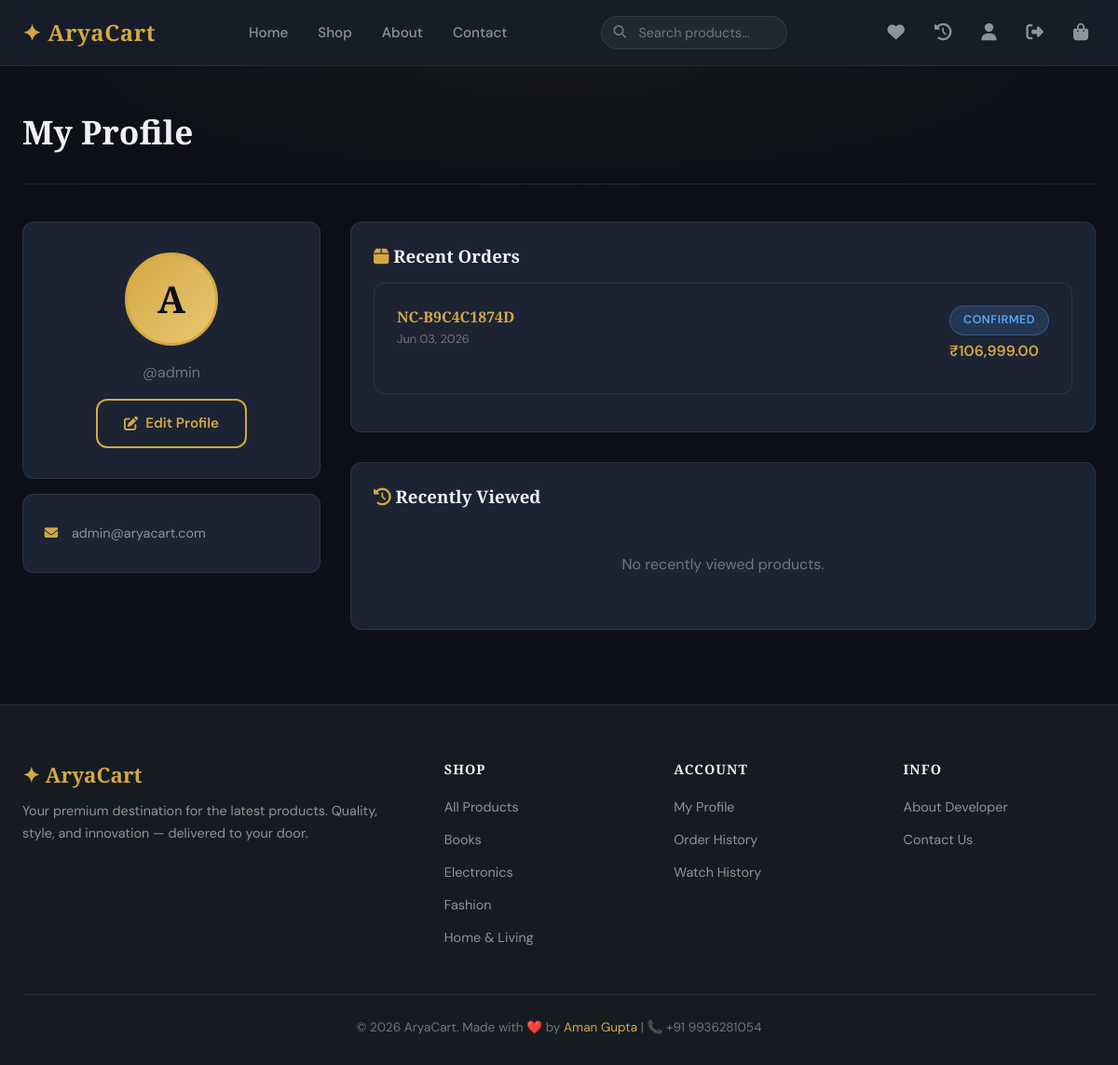
/accounts/profile/ (signed in), run on the app's committed database.
### orders/models.py (models this page shows, shortened)
class Order(models.Model):
    STATUS_CHOICES = [
        ('pending', 'Pending'),
        ('confirmed', 'Confirmed'),
        ('shipped', 'Shipped'),
        ('delivered', 'Delivered'),
        ('cancelled', 'Cancelled'),
    ]
    user = models.ForeignKey(User, on_delete=models.CASCADE, related_name='orders')
    order_number = models.CharField(max_length=50, unique=True, editable=False)
    full_name = models.CharField(max_length=200)
    email = models.EmailField()
    phone = models.CharField(max_length=20)
    address = models.TextField()
    city = models.CharField(max_length=100)
    state = models.CharField(max_length=100)
    zipcode = models.CharField(max_length=20)
    total_amount = models.DecimalField(max_digits=10, decimal_places=2)
    discount_amount = models.DecimalField(max_digits=10, decimal_places=2, default=0.00)
    coupon_code = models.CharField(max_length=50, blank=True)
    status = models.CharField(max_length=20, choices=STATUS_CHOICES, default='pending')
    payment_method = models.CharField(max_length=50, default='cod')
    is_paid = models.BooleanField(default=False)
    created_at = models.DateTimeField(auto_now_add=True)
    updated_at = models.DateTimeField(auto_now=True)
    class Meta:
        ordering = ['-created_at']

### store/models.py (models this page shows, shortened)
class Category(models.Model):
    name = models.CharField(max_length=200)
    slug = models.SlugField(max_length=200, unique=True)
    image = models.ImageField(upload_to='categories/', blank=True, null=True)
    description = models.TextField(blank=True)
    class Meta:
        verbose_name_plural = 'Categories'
        ordering = ['name']

### accounts/views.py (the view)
# urls.py: path('profile/', views.profile_view, name='profile'),
@login_required
def profile_view(request):
    orders = Order.objects.filter(user=request.user).order_by('-created_at')
    history = WatchHistory.objects.filter(user=request.user).select_related(
        'product'
    )
    context = {
        'orders': orders,
        'history': history,
    }
    return render(request, 'accounts/profile.html', context)

### cart/context_processors.py (called while the page is built)
def cart_count(request):
    count = 0
    try:
        if request.user.is_authenticated:
            cart = Cart.objects.filter(user=request.user).first()
        else:
            session_key = request.session.session_key
            if session_key:
                cart = Cart.objects.filter(session_key=session_key, user=None).first()
            else:
                cart = None
        if cart:
            count = cart.total_items
    except Exception:
        pass
    return {'cart_count': count}

### cart/models.py (called while the page is built)
    @property
    def total_items(self):
        return sum(item.quantity for item in self.items.all())

### store/context_processors.py (called while the page is built)
def categories_processor(request):
    return {'all_categories': Category.objects.all()}

### templates/accounts/profile.html (shortened to what this page needs)
{% extends 'base.html' %}
{% load humanize %}
{% block content %}
<div class="container">
    <div class="page-header"><h1>My Profile</h1></div>
    <div class="profile-layout">
        <div class="profile-sidebar">
            <div class="profile-avatar-card">
                <div class="profile-avatar">{{ user.first_name.0|default:user.username.0|upper }}</div>
                <p style="color:var(--text-muted);">@{{ user.username }}</p>
                <a href="{% url 'accounts:profile_edit' %}" class="btn-outline btn-sm" style="margin-top:1rem;"><i class="fas fa-edit"></i> Edit Profile</a>
            </div>
            <div class="profile-info-card">
                <div class="info-row"><i class="fas fa-envelope"></i><span>{{ user.email|default:"Not set" }}</span></div>
            </div>
        </div>
        <div class="profile-main">
            <div class="profile-section">
                <h3 style="margin-bottom:1rem;"><i class="fas fa-box" style="color:var(--gold);"></i> Recent Orders</h3>
                {% for order in orders|slice:":5" %}
                <a href="{% url 'orders:order_detail' order.order_number %}" class="order-card" style="text-decoration:none;color:inherit;">
                    <div class="order-header">
                        <div><span class="order-num">{{ order.order_number }}</span><div style="font-size:0.8rem;color:var(--text-muted);">{{ order.created_at|date:"M d, Y" }}</div></div>
                        <div><span class="status-badge status-{{ order.status }}">{{ order.get_status_display }}</span><div style="color:var(--gold);font-weight:600;margin-top:4px;">₹{{ order.total_amount|intcomma }}</div></div>
                    </div>
                </a>
                {% empty %}
                <p style="color:var(--text-muted);text-align:center;padding:2rem;">No orders yet.</p>
                {% endfor %}
            </div>
            <div class="profile-section" style="margin-top:2rem;">
                <h3 style="margin-bottom:1rem;"><i class="fas fa-clock-rotate-left" style="color:var(--gold);"></i> Recently Viewed</h3>
                {% if history %}
                <div class="profile-history-grid">
                    {% for item in history|slice:":6" %}
                    <a href="{{ item.product.get_absolute_url }}" class="history-item">
                        <div class="history-img">{% if item.product.image %}<img src="{{ item.product.image.url }}" alt="{{ item.product.name }}">{% else %}<div class="image-placeholder" style="height:100%;"><span class="initials" style="font-size:1rem;">{{ item.product.name.0 }}{{ item.product.name.1 }}</span></div>{% endif %}</div>
                        <div class="history-info"><span class="history-name">{{ item.product.name }}</span><span class="history-price">₹{{ item.product.price|intcomma }}</span></div>
                    </a>
                    {% endfor %}
                </div>
                {% if history.count > 6 %}<a href="{% url 'store:watch_history' %}" style="display:block;text-align:center;margin-top:1rem;">View all →</a>{% endif %}
                {% else %}
                <p style="color:var(--text-muted);text-align:center;padding:2rem;">No recently viewed products.</p>
                {% endif %}
            </div>
        </div>
    </div>
</div>
{% endblock %}

### templates/base.html (shortened to what this page needs)
{% load static %}
<!DOCTYPE html>
<html lang="en">
<head>
    <link rel="stylesheet" href="https://cdnjs.cloudflare.com/ajax/libs/font-awesome/6.5.0/css/all.min.css">
    <link rel="stylesheet" href="{% static 'css/main.css' %}">
</head>
<body>
    <nav class="navbar">
        <div class="container">
            <a href="{% url 'store:home' %}" class="nav-brand" data-no-transition>✦ AryaCart</a>
            <ul class="nav-links">
                <li><a href="{% url 'store:home' %}">Home</a></li>
                <li><a href="{% url 'store:product_list' %}">Shop</a></li>
                <li><a href="{% url 'pages:about' %}">About</a></li>
                <li><a href="{% url 'pages:contact' %}">Contact</a></li>
            </ul>
            <div class="nav-search">
                <i class="fas fa-search search-icon"></i>
                <form action="{% url 'store:search' %}" method="GET">
                    <input type="text" name="q" placeholder="Search products..." autocomplete="off">
                </form>
            </div>
            <div class="nav-actions">
                {% if user.is_authenticated %}
                <a href="{% url 'store:wishlist_view' %}" class="nav-action-btn" title="Wishlist"><i class="fas fa-heart"></i></a>
                <a href="{% url 'store:watch_history' %}" class="nav-action-btn" title="Watch History"><i class="fas fa-clock-rotate-left"></i></a>
                <a href="{% url 'accounts:profile' %}" class="nav-action-btn" title="Profile"><i class="fas fa-user"></i></a>
                <a href="{% url 'accounts:logout' %}" class="nav-action-btn" title="Logout"><i class="fas fa-sign-out-alt"></i></a>
                {% else %}
                <a href="{% url 'accounts:login' %}" class="btn-gold btn-sm">Login</a>
                {% endif %}
                <a href="{% url 'cart:cart_view' %}" class="nav-action-btn cart-link" title="Cart">
                    <i class="fas fa-shopping-bag"></i>
                </a>
            </div>
        </div>
    </nav>
    <main>{% block content %}{% endblock %}</main>
    <footer class="footer">
        <div class="container">
            <div class="footer-grid">
                <div class="footer-brand">
                    <h3>✦ AryaCart</h3>
                    <p>Your premium destination for the latest products. Quality, style, and innovation — delivered to your door.</p>
                </div>
                <div class="footer-col">
                    <h4>Shop</h4>
                    <ul>
                        <li><a href="{% url 'store:product_list' %}">All Products</a></li>
                        {% for cat in all_categories|slice:":4" %}
                        <li><a href="{% url 'store:category_products' slug=cat.slug %}">{{ cat.name }}</a></li>
                        {% endfor %}
                    </ul>
                </div>
                <div class="footer-col">
                    <h4>Account</h4>
                    <ul>
                        {% if user.is_authenticated %}
                        <li><a href="{% url 'accounts:profile' %}">My Profile</a></li>
                        <li><a href="{% url 'orders:order_history' %}">Order History</a></li>
                        <li><a href="{% url 'store:watch_history' %}">Watch History</a></li>
                        {% else %}
                        <li><a href="{% url 'accounts:login' %}">Login</a></li>
                        <li><a href="{% url 'accounts:register' %}">Register</a></li>
                        {% endif %}
                    </ul>
                </div>
                <div class="footer-col">
                    <h4>Info</h4>
                    <ul>
                        <li><a href="{% url 'pages:about' %}">About Developer</a></li>
                        <li><a href="{% url 'pages:contact' %}">Contact Us</a></li>
                    </ul>
                </div>
            </div>
            <div class="footer-bottom">
                <p>&copy; 2026 AryaCart. Made with ❤️ by <a href="https://github.com/aryaaman577" style="color:var(--gold);">Aman Gupta</a> | 📞 +91 9936281054</p>
            </div>
        </div>
    </footer>
</body>
</html>

### data on the page
Order: order_number "NC-B9C4C1874D", created_at "Jun 03, 2026", status "CONFIRMED", total_amount "106,999.00"
Category: name "Books"
Category: name "Electronics"
Category: name "Fashion"
Category: name "Home & Living"

### other printed values
{{ user.first_name.0|default:user.username.0|upper }} "A"
{{ user.username }} "admin"
{{ user.email|default:"Not set" }} "admin@aryacart.com"
